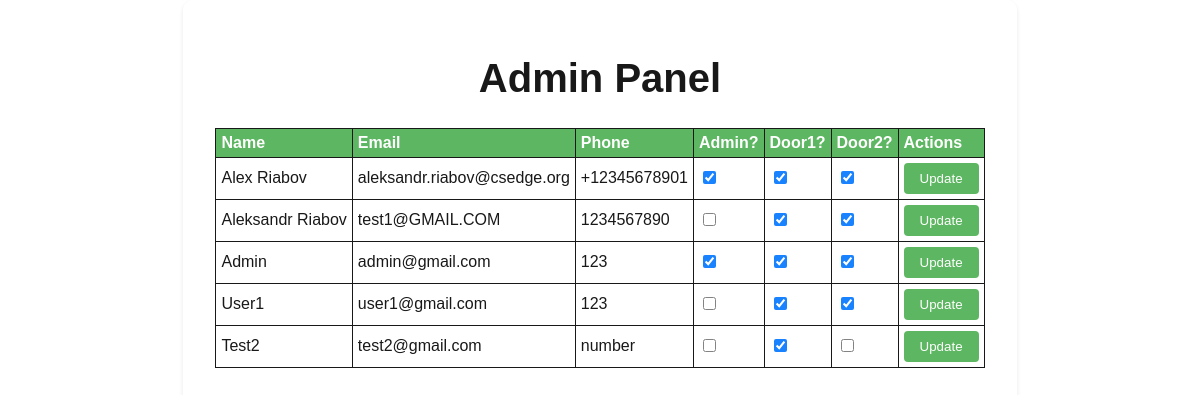
/admin (signed in), run on the app's committed database.
### tables this page shows
CREATE TABLE users(name TEXT NOT NULL, email TEXT NOT NULL, phone TEXT, password TEXT NOT NULL, _isAdmin INTEGER DEFAULT 0 NOT NULL, door1 INTEGER DEFAULT 0 NOT NULL, door2 INTEGER DEFAULT 0 NOT NULL );

### app.py (the view)
@app.route('/admin')
def admin():
    if '_isAdmin' in session:
        if session['_isAdmin'] == 1:
            conn = sqlite3.connect('./static/myapp.db')
            curs = conn.cursor()
            curs.execute('SELECT * FROM users')
            users = curs.fetchall()
            return render_template('admin.html', users=users)
        else :
            return redirect(url_for('profile'))
    return redirect(url_for('login'))

### templates/admin.html (shortened to what this page needs)
<!DOCTYPE html>
<html lang="en" class="indexBody">
<head>
    <link rel="stylesheet" href="/static/styless.css">
  </head>
  <body  class="mainBody">
    <h1>Admin Panel</h1>
    <table>
      <thead>
        <tr>
          <th>Name</th>
          <th>Email</th>
          <th>Phone</th>
          <th>Admin?</th>
          <th>Door1?</th>
          <th>Door2?</th>
          <th>Actions</th>
        </tr>
      </thead>
      <tbody>
        {% for user in users %}
        <tr>
            <form action="/update" method="POST">
                <td>{{ user[0] }}</td>
                <td>{{ user[1] }}</td>
                <td>{{ user[2] }}</td>
                <td>
                  <input type="checkbox" name="isAdmin"  {% if user[4] == 1 %}checked value="1" {% else %} value="0" {% endif %}>
                </td>
                <td>
                  <input type="checkbox" name="door1" value="1" {% if user[5] == 1 %}checked value="1" {% else %} value="0" {% endif %}>
                </td>
                <td>
                  <input type="checkbox" name="door2" value="1" {% if user[6] == 1 %}checked value="1" {% else %} value="0" {% endif %}>
                </td>
                <td><input type="submit" value="Update"></td>
              </form>
        {% endfor %}
      </tbody>
    </table>
  </body>
</html>

### static/styless.css (style rules this page uses)
.indexBody { text-align: center; }
html { height: 100%; background-image: url('https://source.unsplash.com/1600x900/?sanfrancisco'); background-size: cover; background-repeat: no-repeat; opacity: 0.9; }
body { font-family: Arial, sans-serif; height: 100%; margin: 0; }
h1 { font-size: 2.5rem; text-align: center; margin-top: 1.5rem; }

### templates/admin.html (style rules this page uses)
.mainBody { display: inline-block; flex: auto; margin: 0 auto; max-width: fit-content; width: 100%; background: rgba(255, 255, 255, 0.751); border-radius: 10px; box-shadow: 0px 2px 5px rgba(0, 0, 0, 0.1); padding: 2rem 2rem 0 2rem; }
table, th, td { border: 1px solid black; border-collapse: collapse; background-color: white; }
th, td { padding: 5px; text-align: left; }
th { background-color: #4CAF50; color: white; }
input[type="submit"] { background-color: #4CAF50; color: white; padding: 8px 16px; text-decoration: none; border: none; border-radius: 4px; cursor: pointer; }

### data on the page
users: name "Alex Riabov", email "aleksandr.riabov@csedge.org", phone "+12345678901", _isAdmin "☑", door1 "☑", door2 "☑"
users: name "Aleksandr Riabov", email "test1@GMAIL.COM", phone "1234567890", door1 "☑", door2 "☑"
users: name "Admin", email "admin@gmail.com", phone "123", _isAdmin "☑", door1 "☑", door2 "☑"
users: name "User1", email "user1@gmail.com", phone "123", door1 "☑", door2 "☑"
users: name "Test2", email "test2@gmail.com", phone "number", door1 "☑"
